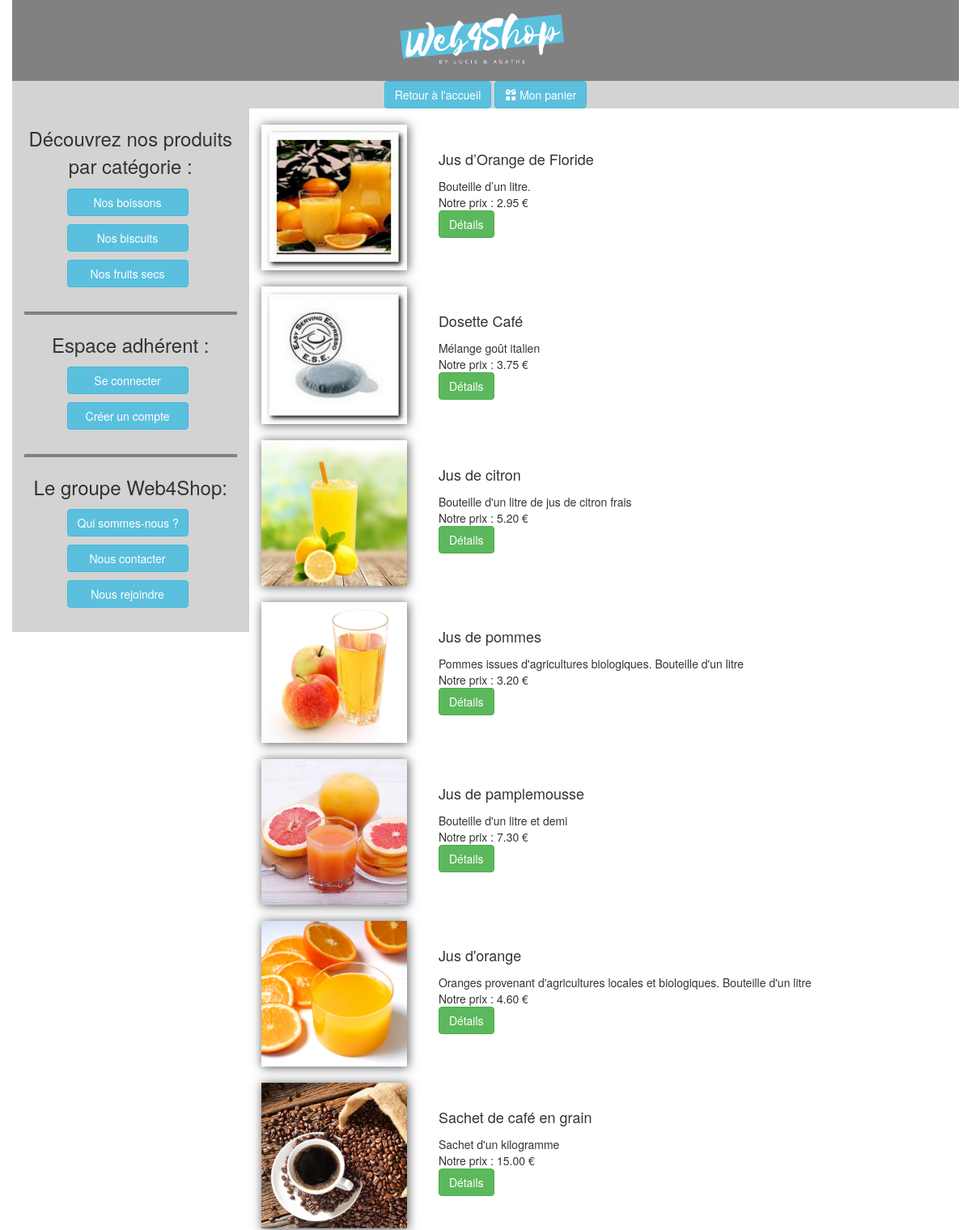
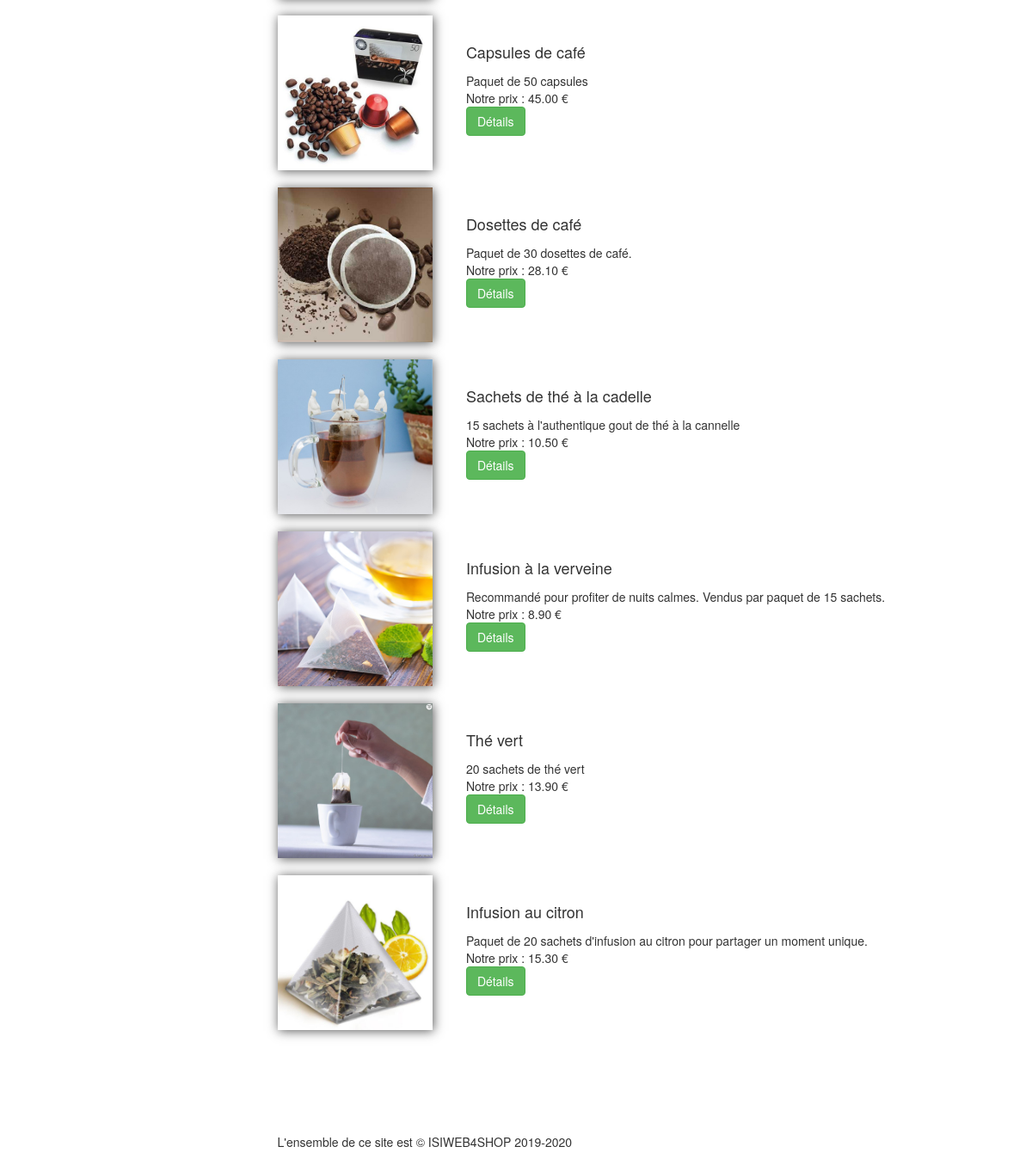
The page /?categ=1&action=readProductsCat on the database its author committed (2 pictures, top to bottom).
### tables this page shows
CREATE TABLE `categories` (
  `id` tinyint(4) NOT NULL,
  `name` varchar(100) NOT NULL
);

CREATE TABLE `products` (
  `id` int(11) NOT NULL,
  `cat_id` tinyint(4) NOT NULL,
  `name` varchar(150) NOT NULL,
  `description` text NOT NULL,
  `image` varchar(30) NOT NULL,
  `price` decimal(5,2) NOT NULL,
  `quantity` int(3) NOT NULL
);

### view/fonctions.php (called while the page is built, shortened)
<?php
function getHeader(){
    include("header.inc.php");
}
function getFooter(){
    include("footer.inc.php");
}
function getAside(){
    include("aside1.inc.php");
}
?>

### controller/controllerProduct.php (called while the page is built, shortened)
<?php
class controllerProduct
{
    public static function readProductsCat (){
        $controller = "user";
        if (isset ($_GET['categ'])){
            $id_cat = $_GET['categ'];
        }
        $tab_productsCat = Product::getAllProductsCat($id_cat);
        if (empty ($tab_productsCat)){
            $message="Il n'y a pas de produits dans cette catégories";
            $view='error';
            $path2 = File::build_path(array('view',$controller,'view.php'));
        }
        else{
            $path2 = File::build_path(array('view',$controller,'view.php'));
        }
        require_once ($path2);
    }
}
?>

### index.php (called while the page is built, shortened)
<?php
$path= File::build_path(array('controller','routeur.php'));
require_once ($path);

### model/Categorie.php (called while the page is built, shortened)
<?php
class Categorie
{
    private $id;
    private $name;
    public static function getAllCategories() {
        try {
            $sql = "SELECT * FROM categories ";
            $rep =Model::$pdo->prepare($sql);
            $rep->execute();
            $rep->setFetchMode(PDO::FETCH_CLASS, 'Categorie');
            $tabcategories = $rep->fetchAll();
            return $tabcategories;
        }
        catch(PDOException $e){
            if (Conf::getDebug()) {
                echo $e->getMessage();
            } else {
                echo 'Une erreur est survenue <a href=""> retour a la page d\'accueil </a>';
            }
            die();
        }
    }
    public function getId(){
        return $this->id;
    }
    public function getName(){
        return $this->name;
    }
}

### model/Product.php (called while the page is built, shortened)
<?php
class Product
{
    private $id;
    private $name;
    private $description;
    private $image;
    private $price;
    public static function getAllProductsCat($id_Cat)
    {
        try {
            $sql = "SELECT * FROM products WHERE cat_id =?";
            $rep =Model::$pdo->prepare($sql);
            $rep->execute(array($id_Cat));
            $rep->setFetchMode(PDO::FETCH_CLASS, 'Product');
            $tabProduitCat = $rep->fetchAll();
            return $tabProduitCat;
        }
        catch(PDOException $e){
            if (Conf::getDebug()) {
                echo $e->getMessage();
            } else {
                echo 'Une erreur est survenue <a href=""> retour a la page d\'accueil </a>';
            }
            die();
        }
    }
    public function getId(){
        return $this->id;
    }
    public function getName(){
        return $this->name;
    }
    public function getDescription(){
        return $this->description;
    }
    public function getImage(){
        return $this->image;
    }
    public function getPrice(){
        return $this->price;
    }
}

### view/user/produits.php (the view)
<?php
    foreach ($tab_productsCat as $ligne) {
        $nom = $ligne->getName();
        $description = $ligne->getDescription();
        $image = $ligne->getImage();
        $prix = $ligne->getPrice();
        $id = $ligne->getId();
        echo "<div class ='row'>";
            echo "<div class ='col-lg-3'>";
                echo "<img class ='image_produit' src='view/images/$image'>";
            echo "</div>";
            echo "<div class ='col-lg-9'>";
                echo "<br>";
                echo "<h4>$nom <br> </h4>";
                echo "$description <br>";
                echo "Notre prix : ". $prix." €<br>";
                echo "<a class='btn btn-success'  href='?action=read&id=".$id."'>Détails</a><br>";
            echo "</div>";
        echo "</div>";
        echo "<br>";
    }
?>

### view/aside1.inc.php (shortened to what this page needs)
<?php
$lesCategories = Categorie::getAllCategories();?>
<aside class='col-lg-3'>
    <h3 class='textePanier'> Découvrez nos produits par catégorie : </h3>
    <?php foreach ($lesCategories as $ligne) {
        $id = $ligne->getId();
        $nom = $ligne->getName();
        echo "<a class='btn btn-info btnAside' href='?categ=".$id."&action=readProductsCat'>Nos $nom </a><br>";
    }?>
    <br>
    <div class='trait'></div>
    <h3 class='textePanier'> Espace adhérent : </h3>
    <?php
    if (empty($_SESSION['username']) && empty($_SESSION["admin"])){?>
        <a href='?action=connect' class='btn btn-info btnAside''>Se connecter</a><br>
    <?php } ?>
    <a href='?action=add' class='btn btn-info btnAside'>Créer un compte</a><br>
    <br>
    <div class='trait'></div>
    <h3 class='textePanier'> Le groupe Web4Shop: </h3>
    <a href='?action=us' class='btn btn-info btnAside'> Qui sommes-nous ?</a><br>
    <a href='?action=contact' class='btn btn-info btnAside'> Nous contacter</a><br>
    <a href='?action=recrut' class='btn btn-info btnAside'> Nous rejoindre</a><br>
    <br>
</aside>

### view/CSS/style.css (style rules this page uses)
aside { background-color: lightgrey; height: 100%; position: fixed; }
.btnAside { width: 150px; margin-bottom : 10px; margin-left: 20%; }
.trait { background-color: #818181; height: 3pt; width: 100%; }
.image_produit { width : 180px; box-shadow: 1px 1px 12px #555; }
.textePanier { text-align: center; }
a { color :#5bc0de; }

### rows shown on the page
categories: name "boissons"
categories: name "biscuits"
categories: name "fruits secs"
products: image (picture), name "Jus d’Orange de Floride", description "Bouteille d’un litre.", price "2.95"
products: image (picture), name "Dosette Café", description "Mélange goût italien", price "3.75"
products: image (picture), name "Jus de citron", description "Bouteille d'un litre de jus de citron frais", price "5.20"
products: image (picture), name "Jus de pommes", description "Pommes issues d'agricultures biologiques. Bouteille d'un litre", price "3.20"
products: image (picture), name "Jus de pamplemousse", description "Bouteille d'un litre et demi", price "7.30"
products: image (picture), name "Jus d'orange", description "Oranges provenant d'agricultures locales et biologiques. Bouteille d'un litre", price "4.60"
products: image (picture), name "Sachet de café en grain", description "Sachet d'un kilogramme", price "15.00"
products: image (picture), name "Capsules de café", description "Paquet de 50 capsules", price "45.00"
products: image (picture), name "Dosettes de café", description "Paquet de 30 dosettes de café.", price "28.10"
products: image (picture), name "Sachets de thé à la cadelle", description "15 sachets à l'authentique gout de thé à la cannelle", price "10.50"
products: image (picture), name "Infusion à la verveine", description "Recommandé pour profiter de nuits calmes. Vendus par paquet de 15 sachets.", price "8.90"
products: image (picture), name "Thé vert", description "20 sachets de thé vert", price "13.90"
products: image (picture), name "Infusion au citron", description "Paquet de 20 sachets d'infusion au citron pour partager un moment unique.", price "15.30"
